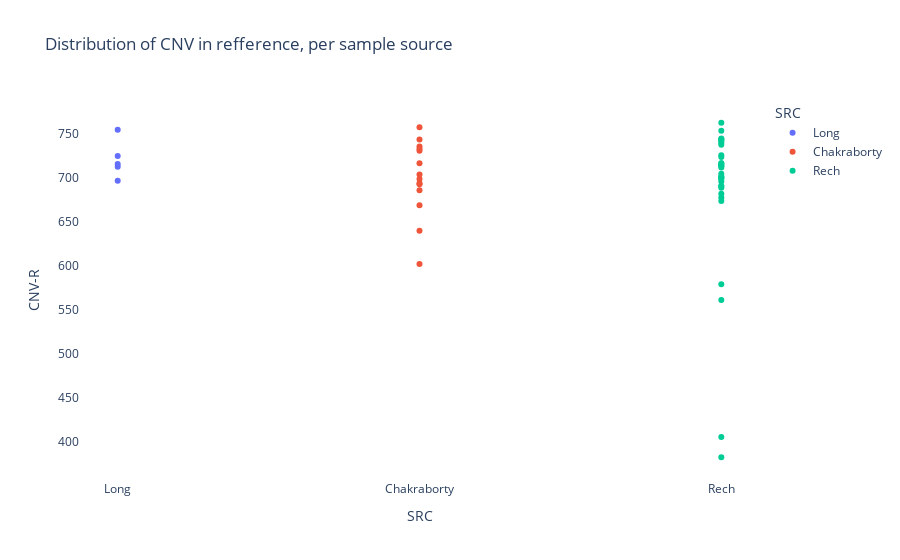

Source (notebook cell):
### Code cell
fig = px.scatter(df, x="SRC", y="CNV-R", color="SRC", title="Distribution of CNV in refference, per sample source")

fig.update_layout(
    paper_bgcolor='rgba(0,0,0,0)',
    plot_bgcolor='rgba(0,0,0,0)'
)

fig.show()

### Figure 1 — Plotly figure (JSON) as saved in the notebook; plotly's stock layout.template omitted (floating-point values rounded to 4 significant figures)
{"data": [{"hovertemplate": "SRC=%{x}<br>CNV-R=%{y}<extra></extra>", "legendgroup": "Long", "marker": {"color": "#636efa", "symbol": "circle"}, "mode": "markers", "name": "Long", "orientation": "v", "showlegend": true, "type": "scatter", "x": ["Long", "Long", "Long", "Long", "Long"], "xaxis": "x", "y": [725, 713, 716, 697, 755], "yaxis": "y"}, {"hovertemplate": "SRC=%{x}<br>CNV-R=%{y}<extra></extra>", "legendgroup": "Chakraborty", "marker": {"color": "#EF553B", "symbol": "circle"}, "mode": "markers", "name": "Chakraborty", "orientation": "v", "showlegend": true, "type": "scatter", "x": ["Chakraborty", "Chakraborty", "Chakraborty", "Chakraborty", "Chakraborty", "Chakraborty", "Chakraborty", "Chakraborty", "Chakraborty", "Chakraborty", "Chakraborty", "Chakraborty", "Chakraborty", "Chakraborty"], "xaxis": "x", "y": [640, 731, 694, 669, 704, 744, 736, 602, 733, 717, 693, 686, 699, 758], "yaxis": "y"}, {"hovertemplate": "SRC=%{x}<br>CNV-R=%{y}<extra></extra>", "legendgroup": "Rech", "marker": {"color": "#00cc96", "symbol": "circle"}, "mode": "markers", "name": "Rech", "orientation": "v", "showlegend": true, "type": "scatter", "x": ["Rech", "Rech", "Rech", "Rech", "Rech", "Rech", "Rech", "Rech", "Rech", "Rech", "Rech", "Rech", "Rech", "Rech", "Rech", "Rech", "Rech", "Rech", "Rech", "Rech", "Rech", "Rech", "Rech", "Rech", "Rech", "Rech", "Rech", "Rech", "Rech", "Rech", "Rech", "Rech"], "xaxis": "x", "y": [701, 717, 691, 382, 717, 714, 712, 561, 682, 702, 726, 699, 715, 405, 696, 744, 724, 674, 754, 689, 700, 744, 579, 678, 763, 714, 740, 691, 705, 742, 738, 745], "yaxis": "y"}], "layout": {"legend": {"title": {"text": "SRC"}, "tracegroupgap": 0}, "paper_bgcolor": "rgba(0,0,0,0)", "plot_bgcolor": "rgba(0,0,0,0)", "title": {"text": "Distribution of CNV in refference, per sample source"}, "xaxis": {"anchor": "y", "categoryarray": ["Long", "Chakraborty", "Rech"], "categoryorder": "array", "domain": [0, 1], "title": {"text": "SRC"}}, "yaxis": {"anchor": "x", "domain": [0, 1], "title": {"text": "CNV-R"}}}}
